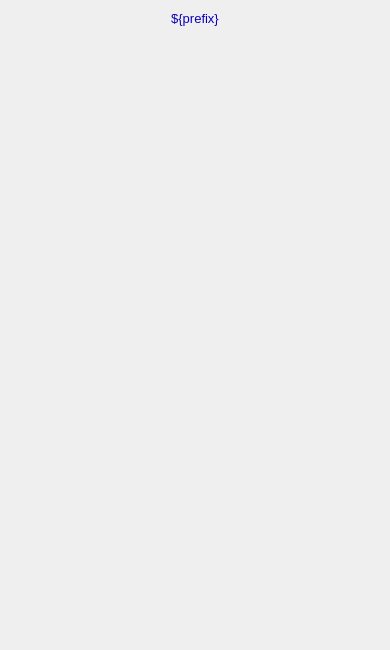
<?xml version="1.0" ?>
<ui version="4.0">
  <class>Dialog</class>
  <widget class="QWidget" name="screen">
    <property name="geometry">
      <rect>
        <x>470</x>
        <y>197</y>
        <width>390</width>
        <height>650</height>
      </rect>
    </property>
    <property name="styleSheet">
      <string notr="true">QWidget#screen {
  color: rgb(0, 0, 0);
  background-color: rgb(187, 187, 187);
  }</string>
    </property>
    <property name="windowTitle">
      <string>NDStdArrays</string>
    </property>
    <widget class="PyDMDrawingRectangle" name="rectangle">
      <property name="geometry">
        <rect>
          <x>0</x>
          <y>5</y>
          <width>390</width>
          <height>25</height>
        </rect>
      </property>
      <property name="brush" stdset="0">
        <brush brushstyle="SolidPattern">
          <color alpha="255">
            <red>218</red>
            <green>218</green>
            <blue>218</blue>
          </color>
        </brush>
      </property>
      <property name="penStyle" stdset="0">
        <enum>Qt::SolidLine</enum>
      </property>
      <property name="penColor" stdset="0">
        <color>
          <red>218</red>
          <green>218</green>
          <blue>218</blue>
        </color>
      </property>
      <property name="penWidth" stdset="0">
        <double>0</double>
      </property>
      <property name="penCapStyle" stdset="0">
        <enum>Qt::FlatCap</enum>
      </property>
      <property name="toolTip">
        <string>rectangle</string>
      </property>
    </widget>
    <widget class="QLabel" name="text">
      <property name="geometry">
        <rect>
          <x>87</x>
          <y>6</y>
          <width>216</width>
          <height>25</height>
        </rect>
      </property>
      <property name="text">
        <string>${prefix}</string>
      </property>
      <property name="font" stdset="0">
        <font>
          <pointsize>10</pointsize>
        </font>
      </property>
      <property name="brush" stdset="0">
        <brush brushstyle="SolidPattern">
          <color alpha="255">
            <red>10</red>
            <green>0</green>
            <blue>184</blue>
          </color>
        </brush>
      </property>
      <property name="toolTip">
        <string>text</string>
      </property>
      <property name="alignment">
        <set>Qt::AlignCenter</set>
      </property>
      <property name="styleSheet">
        <string notr="true">QLabel#text {
  color: rgb(10, 0, 184);
  }</string>
      </property>
    </widget>
    <widget class="PyDMEmbeddedDisplay" name="composite">
      <property name="geometry">
        <rect>
          <x>5</x>
          <y>40</y>
          <width>380</width>
          <height>605</height>
        </rect>
      </property>
      <property name="toolTip">
        <string>composite</string>
      </property>
      <property name="filename" stdset="0">
        <string>PluginBase_V26.ui</string>
      </property>
    </widget>
  </widget>
  <customwidgets>
    <customwidget>
      <class>PyDMDrawingRectangle</class>
      <extends>QWidget</extends>
      <header>pydm.widgets.drawing</header>
    </customwidget>
    <customwidget>
      <class>PyDMLabel</class>
      <extends>QLabel</extends>
      <header>pydm.widgets.label</header>
    </customwidget>
    <customwidget>
      <class>PyDMEmbeddedDisplay</class>
      <extends>QFrame</extends>
      <header>pydm.widgets.embedded_display</header>
    </customwidget>
  </customwidgets>
</ui>
